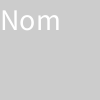
Frame 1 (no input)
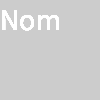
Frame 60 (the mouse pressed at the canvas centre just before this capture)
Frame 120 (the mouse held since frame 60 and released just before this capture): identical to frame 60, image omitted

The Processing sketch that drew these frames (run headless with seeded random() and noise(); from frame 60 on, the mouse is pressed at the canvas centre):

// Processing sketch: BasicText
// ── BasicText.pde

String mytext = "Nom";

void setup() {
  
}

void draw() {
 
    textSize(30);
    text(mytext,0,30);
  
}
